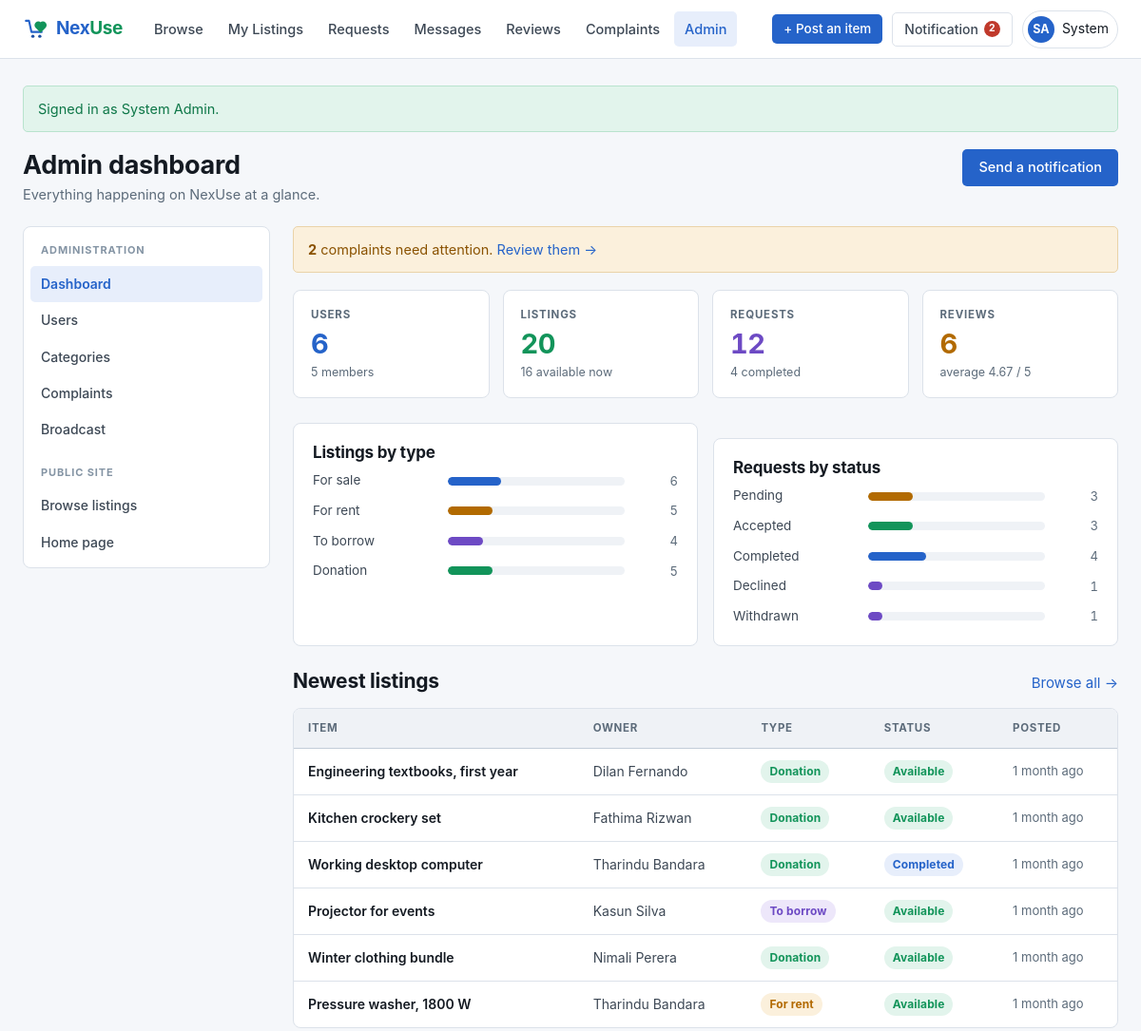
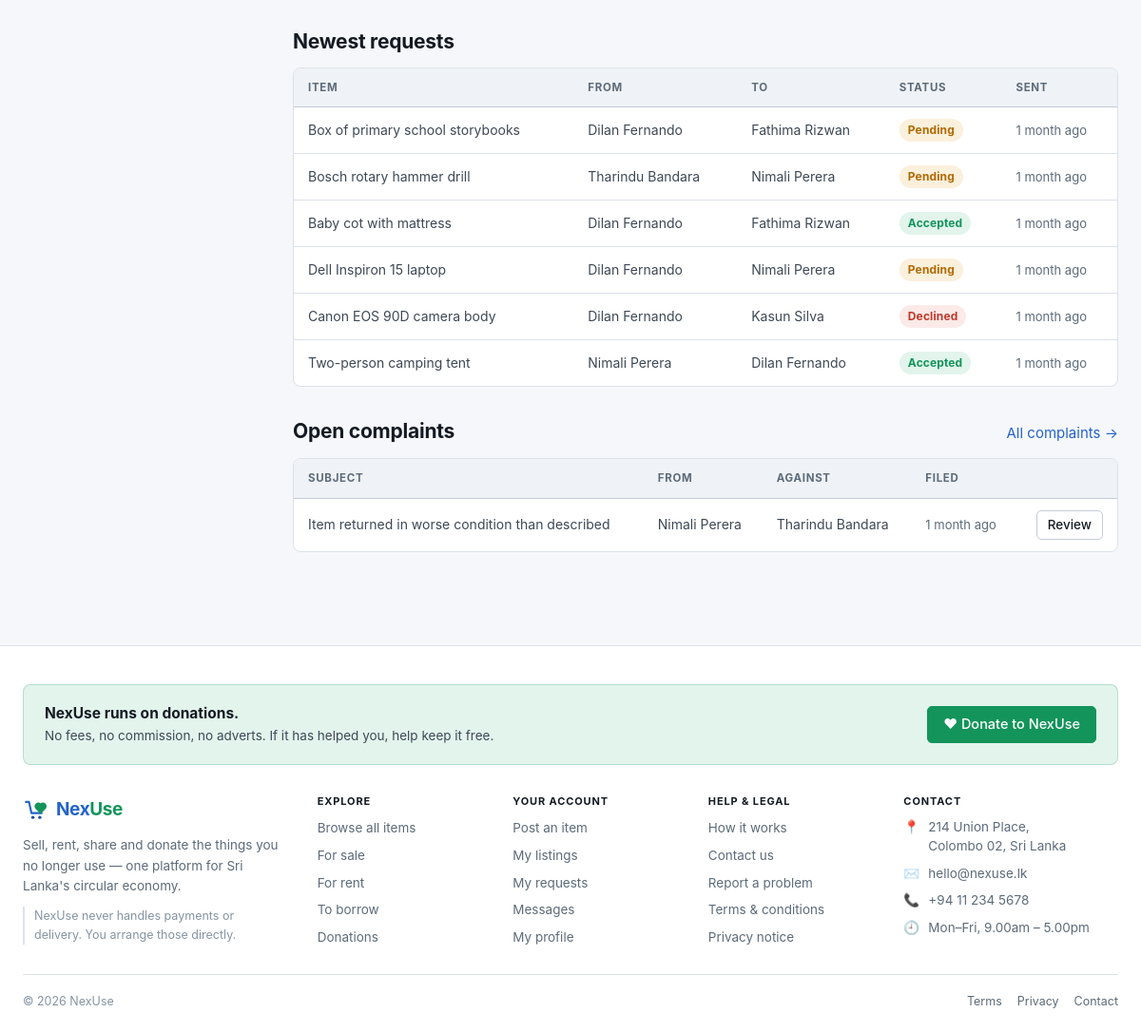
The page /admin (signed in) on the database its author committed (2 pictures, top to bottom).
### tables this page shows
CREATE TABLE users (
  user_id        INT UNSIGNED NOT NULL AUTO_INCREMENT,
  name           VARCHAR(100)  NOT NULL,
  email          VARCHAR(190)  NOT NULL,
  password_hash  VARCHAR(255)  NOT NULL,
  phone          VARCHAR(20)   DEFAULT NULL,
  address        VARCHAR(255)  DEFAULT NULL,
  city           VARCHAR(80)   DEFAULT NULL,
  bio            TEXT          DEFAULT NULL,
  avatar_path    VARCHAR(255)  DEFAULT NULL,
  role           ENUM('admin','member')            NOT NULL DEFAULT 'member',
  status         ENUM('active','suspended')        NOT NULL DEFAULT 'active',
  created_at     DATETIME      NOT NULL DEFAULT CURRENT_TIMESTAMP,
  PRIMARY KEY (user_id),
  UNIQUE KEY uq_users_email (email),
  KEY idx_users_role (role),
  KEY idx_users_status (status)
);

CREATE TABLE requests (
  request_id         INT UNSIGNED NOT NULL AUTO_INCREMENT,
  listing_id         INT UNSIGNED NOT NULL,
  requester_id       INT UNSIGNED NOT NULL,
  owner_id           INT UNSIGNED NOT NULL,
  request_type       ENUM('buy','rent','borrow','donation') NOT NULL,
  message            TEXT         DEFAULT NULL,
  status             ENUM('pending','accepted','rejected','withdrawn','completed')
                       NOT NULL DEFAULT 'pending',
  start_date         DATE         DEFAULT NULL,
  return_date        DATE         DEFAULT NULL,
  actual_return_date DATE         DEFAULT NULL,
  return_condition   ENUM('as_given','minor_damage','major_damage','not_returned')
                       DEFAULT NULL,
  owner_note         VARCHAR(500) DEFAULT NULL,
  created_at         DATETIME     NOT NULL DEFAULT CURRENT_TIMESTAMP,
  updated_at         DATETIME     NOT NULL DEFAULT CURRENT_TIMESTAMP ON UPDATE CURRENT_TIMESTAMP,
  PRIMARY KEY (request_id),
  KEY idx_requests_listing (listing_id),
  KEY idx_requests_requester (requester_id),
  KEY idx_requests_owner (owner_id),
  KEY idx_requests_status (status),
  CONSTRAINT fk_requests_listing
    FOREIGN KEY (listing_id) REFERENCES listings (listing_id) ON DELETE CASCADE,
  CONSTRAINT fk_requests_requester
    FOREIGN KEY (requester_id) REFERENCES users (user_id) ON DELETE CASCADE,
  CONSTRAINT fk_requests_owner
    FOREIGN KEY (owner_id) REFERENCES users (user_id) ON DELETE CASCADE
);

CREATE TABLE listings (
  listing_id      INT UNSIGNED NOT NULL AUTO_INCREMENT,
  user_id         INT UNSIGNED NOT NULL,
  category_id     INT UNSIGNED DEFAULT NULL,
  title           VARCHAR(150) NOT NULL,
  description     TEXT         NOT NULL,
  item_condition  ENUM('new','like_new','good','fair','poor')   NOT NULL DEFAULT 'good',
  listing_type    ENUM('sell','rent','share','donate')          NOT NULL,
  price           DECIMAL(10,2) DEFAULT NULL,   
  location        VARCHAR(120) DEFAULT NULL,
  status          ENUM('available','reserved','completed','removed') NOT NULL DEFAULT 'available',
  created_at      DATETIME     NOT NULL DEFAULT CURRENT_TIMESTAMP,
  updated_at      DATETIME     NOT NULL DEFAULT CURRENT_TIMESTAMP ON UPDATE CURRENT_TIMESTAMP,
  PRIMARY KEY (listing_id),
  KEY idx_listings_user (user_id),
  KEY idx_listings_category (category_id),
  KEY idx_listings_status (status),
  KEY idx_listings_type (listing_type),
  CONSTRAINT fk_listings_user
    FOREIGN KEY (user_id) REFERENCES users (user_id) ON DELETE CASCADE,
  CONSTRAINT fk_listings_category
    FOREIGN KEY (category_id) REFERENCES categories (category_id) ON DELETE SET NULL
);

CREATE TABLE complaints (
  complaint_id     INT UNSIGNED NOT NULL AUTO_INCREMENT,
  complainant_id   INT UNSIGNED NOT NULL,
  against_user_id  INT UNSIGNED DEFAULT NULL,
  listing_id       INT UNSIGNED DEFAULT NULL,
  subject          VARCHAR(150) NOT NULL,
  description      TEXT         NOT NULL,
  status           ENUM('open','reviewing','resolved','dismissed') NOT NULL DEFAULT 'open',
  admin_note       VARCHAR(500) DEFAULT NULL,
  created_at       DATETIME     NOT NULL DEFAULT CURRENT_TIMESTAMP,
  updated_at       DATETIME     NOT NULL DEFAULT CURRENT_TIMESTAMP ON UPDATE CURRENT_TIMESTAMP,
  PRIMARY KEY (complaint_id),
  KEY idx_complaints_complainant (complainant_id),
  KEY idx_complaints_against (against_user_id),
  KEY idx_complaints_status (status),
  CONSTRAINT fk_complaints_complainant
    FOREIGN KEY (complainant_id) REFERENCES users (user_id) ON DELETE CASCADE,
  CONSTRAINT fk_complaints_against
    FOREIGN KEY (against_user_id) REFERENCES users (user_id) ON DELETE SET NULL,
  CONSTRAINT fk_complaints_listing
    FOREIGN KEY (listing_id) REFERENCES listings (listing_id) ON DELETE SET NULL
);

### app/Views/admin/dashboard.php (the view, shortened to what the rows shown need)
<?php
$typeTotal   = max(1, array_sum($listingTypes));
$statusTotal = max(1, array_sum($requestStatus));
$typeColours = ['sell' => '', 'rent' => 'amber', 'share' => 'violet', 'donate' => 'green'];
?>
<div class="page-head">
  <div>
    <h1>Admin dashboard</h1>
  </div>
</div>
<div class="split">
  <div>
    <div class="grid grid-2 mb-3">
      <div class="card">
        <div class="bar-chart">
          <?php foreach (['sell', 'rent', 'share', 'donate'] as $type): ?>
            <?php $count = $listingTypes[$type] ?? 0; ?>
            <div class="bar-row">
              <span class="bar-label"><?= e(listing_type_label($type)) ?></span>
              <span class="bar-track">
                <span class="bar-fill <?= $typeColours[$type] ?>"
                      style="width:<?= (int) round($count / $typeTotal * 100) ?>%;"></span>
              </span>
              <span class="bar-value"><?= $count ?></span>
            </div>
          <?php endforeach; ?>
        </div>
      </div>
      <div class="card">
        <div class="bar-chart">
          <?php
          $statusColours = [
              'pending'   => 'amber',
              'accepted'  => 'green',
              'completed' => '',
              'rejected'  => 'violet',
              'withdrawn' => 'violet',
          ];
          ?>
          <?php foreach ($statusColours as $status => $colour): ?>
            <?php $count = $requestStatus[$status] ?? 0; ?>
            <div class="bar-row">
              <span class="bar-label"><?= e($status === 'rejected' ? 'Declined' : ucfirst($status)) ?></span>
              <span class="bar-track">
                <span class="bar-fill <?= $colour ?>"
                      style="width:<?= (int) round($count / $statusTotal * 100) ?>%;"></span>
              </span>
              <span class="bar-value"><?= $count ?></span>
            </div>
          <?php endforeach; ?>
        </div>
      </div>
    </div>
    <section class="section">
      <div class="section-head">
        <h2>Newest listings</h2>
      </div>
      <div class="table-wrap">
        <table>
          <thead><tr><th>Item</th><th>Owner</th><th>Type</th><th>Status</th><th>Posted</th></tr></thead>
          <tbody>
            <?php foreach ($latestListings as $l): ?>
              <tr>
                <td><a href="<?= url('/listings/' . (int) $l['listing_id']) ?>" class="primary"><?= e($l['title']) ?></a></td>
                <td><?= e($l['owner_name']) ?></td>
                <td><span class="badge badge-<?= e($l['listing_type']) ?>"><?= e(listing_type_label((string) $l['listing_type'])) ?></span></td>
                <td><span class="badge badge-<?= e($l['status']) ?>"><?= e(ucfirst((string) $l['status'])) ?></span></td>
                <td class="small muted nowrap"><?= e(time_ago((string) $l['created_at'])) ?></td>
              </tr>
            <?php endforeach; ?>
          </tbody>
        </table>
      </div>
    </section>
    <section class="section">
      <div class="section-head"><h2>Newest requests</h2></div>
      <div class="table-wrap">
        <table>
          <thead><tr><th>Item</th><th>From</th><th>To</th><th>Status</th><th>Sent</th></tr></thead>
          <tbody>
            <?php foreach ($latestRequests as $r): ?>
              <tr>
                <td><?= e($r['listing_title']) ?></td>
                <td><?= e($r['requester_name']) ?></td>
                <td><?= e($r['owner_name']) ?></td>
                <td><span class="badge badge-<?= e($r['status']) ?>">
                  <?= e($r['status'] === 'rejected' ? 'Declined' : ucfirst((string) $r['status'])) ?>
                </span></td>
                <td class="small muted nowrap"><?= e(time_ago((string) $r['created_at'])) ?></td>
              </tr>
            <?php endforeach; ?>
          </tbody>
        </table>
      </div>
    </section>
    <?php if (!empty($openComplaints)): ?>
      <section class="section">
        <div class="section-head">
          <h2>Open complaints</h2>
        </div>
        <div class="table-wrap">
          <table>
            <thead><tr><th>Subject</th><th>From</th><th>Against</th><th>Filed</th><th></th></tr></thead>
            <tbody>
              <?php foreach ($openComplaints as $c): ?>
                <tr>
                  <td class="primary"><?= e($c['subject']) ?></td>
                  <td><?= e($c['complainant_name']) ?></td>
                  <td><?= e($c['against_name'] ?? '—') ?></td>
                  <td class="small muted nowrap"><?= e(time_ago((string) $c['created_at'])) ?></td>
                  <td class="right">
                    <a class="btn btn-secondary btn-sm"
                       href="<?= url('/admin/complaints/' . (int) $c['complaint_id']) ?>">Review</a>
                  </td>
                </tr>
              <?php endforeach; ?>
            </tbody>
          </table>
        </div>
      </section>
    <?php endif; ?>
  </div>
</div>

### app/Views/layouts/app.php (shortened to what the rows shown need)
<?php
$user      = auth_user();
$unread    = $user !== null ? Notification::unreadCount((int) $user['user_id']) : 0;
$containerClass = 'container';
?>
<!DOCTYPE html>
<html lang="en">
<head>
<link rel="stylesheet" href="<?= asset('css/app.css') ?>">
</head>
<body>
<header class="site-header">
  <div class="container">
    <div class="header-actions">
      <?php if ($user !== null): ?>
        <a class="btn btn-sm hide-sm" href="<?= url('/listings/create') ?>">+ Post an item</a>
        <a class="notif-toggle" href="#notifications" data-modal-open="notifications">
          Notification
          <?php if ($unread > 0): ?>
            <span class="nav-badge"><?= $unread > 99 ? '99+' : $unread ?><span class="sr-only"> unread</span></span>
          <?php endif; ?>
        </a>
        <div class="account">
          <button class="account-toggle" type="button" data-dropdown="account-menu" aria-haspopup="true">
            <?= avatar($user) ?>
            <span class="hide-sm"><?= e(explode(' ', (string) $user['name'])[0]) ?></span>
          </button>
        </div>
      <?php else: ?>
        <a class="btn btn-secondary btn-sm" href="<?= url('/login') ?>">Sign in</a>
        <a class="btn btn-sm" href="<?= url('/register') ?>">Create account</a>
      <?php endif; ?>
    </div>
  </div>
</header>
<main class="page">
  <div class="<?= e($containerClass) ?>">
    <?= $content ?>
  </div>
</main>
</body>
</html>

### app/Helpers/functions.php (shortened to what the rows shown need)
<?php
function e(mixed $value): string
{
    return htmlspecialchars((string) $value, ENT_QUOTES | ENT_SUBSTITUTE, 'UTF-8');
}
function url(string $path = ''): string
{
    $base = rtrim((string) Config::get('base_url', ''), '/');
    $path = ltrim($path, '/');
    return $path === '' ? ($base === '' ? '/' : $base) : $base . '/' . $path;
}
function asset(string $path): string
{
    return url('assets/' . ltrim($path, '/'));
}
function time_ago(?string $datetime): string
{
    $diff = time() - strtotime($datetime);
    $units = [
        31536000 => 'year',
        2592000  => 'month',
        604800   => 'week',
        86400    => 'day',
        3600     => 'hour',
        60       => 'minute',
    ];
    foreach ($units as $seconds => $label) {
        if ($diff >= $seconds) {
            $count = (int) floor($diff / $seconds);
            return $count . ' ' . $label . ($count > 1 ? 's' : '') . ' ago';
        }
    }
    return 'just now';
}
function initials(string $name): string
{
    $parts = preg_split('/\s+/', trim($name)) ?: [];
    $first = mb_substr($parts[0] ?? '', 0, 1);
    $last  = count($parts) > 1 ? mb_substr($parts[count($parts) - 1], 0, 1) : '';
    return mb_strtoupper($first . $last);
}
function listing_type_label(string $type): string
{
    return [
        'sell'   => 'For sale',
        'rent'   => 'For rent',
        'share'  => 'To borrow',
        'donate' => 'Donation',
    ][$type] ?? ucfirst($type);
}
function auth_user(): ?array
{
    return Auth::user();
}
function avatar(array $person, string $size = ''): string
{
    $classes = trim('avatar ' . $size);
    $name    = (string) ($person['name'] ?? '');
    $path    = $person['avatar_path'] ?? null;
    return '<span class="' . e($classes) . '">' . e(initials($name)) . '</span>';
}

### rows shown on the page
users: name "SA", name "System"
requests: request_id "6", requester "5", owner "4", listing.title "Baby cot with mattress", requester.name "Dilan Fernando", owner.name "Fathima Rizwan", status "Accepted", created_at "1 month ago"
listings: user "3", category "1", title "Projector for events", user.name "Kasun Silva", listing_type "To borrow", status "Available", created_at "1 month ago"
listings: title "Engineering textbooks, first year", user.name "Dilan Fernando", listing_type "Donation", status "Available", created_at "1 month ago"
listings: title "Kitchen crockery set", user.name "Fathima Rizwan", listing_type "Donation", status "Available", created_at "1 month ago"
listings: title "Working desktop computer", user.name "Tharindu Bandara", listing_type "Donation", status "Completed", created_at "1 month ago"
listings: title "Winter clothing bundle", user.name "Nimali Perera", listing_type "Donation", status "Available", created_at "1 month ago"
listings: title "Pressure washer, 1800 W", user.name "Tharindu Bandara", listing_type "For rent", status "Available", created_at "1 month ago"
requests: listing.title "Box of primary school storybooks", requester.name "Dilan Fernando", owner.name "Fathima Rizwan", status "Pending", created_at "1 month ago"
requests: listing.title "Bosch rotary hammer drill", requester.name "Tharindu Bandara", owner.name "Nimali Perera", status "Pending", created_at "1 month ago"
requests: listing.title "Dell Inspiron 15 laptop", requester.name "Dilan Fernando", owner.name "Nimali Perera", status "Pending", created_at "1 month ago"
requests: listing.title "Canon EOS 90D camera body", requester.name "Dilan Fernando", owner.name "Kasun Silva", status "Declined", created_at "1 month ago"
requests: listing.title "Two-person camping tent", requester.name "Nimali Perera", owner.name "Dilan Fernando", status "Accepted", created_at "1 month ago"
complaints: subject "Item returned in worse condition than described", complainant.name "Nimali Perera", against_user.name "Tharindu Bandara", created_at "1 month ago"

### other values the page prints
$unread "2"
$message['message'] "Signed in as System Admin."
$label "Dashboard"
$label "Users"
$label "Categories"
$label "Complaints"
$label "Broadcast"
$stats['complaints'] "2"
$stats['users'] "6"
$stats['members'] "5"
$stats['listings'] "20"
$stats['available'] "16"
$stats['requests'] "12"
$stats['completed'] "4"
$stats['reviews'] "6"
